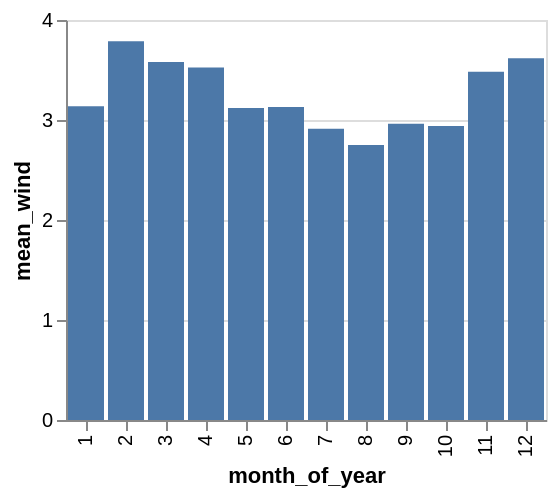

The cell this chart's notebook holds for it:
### Markdown cell above
### Figure 7.12 - Monthly Mean Wind Speed (over periods 2012-2015): Bar Chart

### Code cell
monthly_wind_fig = (
    alt.Chart(monthly_mean_wind_df)
    .mark_bar()
    .encode(
        x="month_of_year:O", 
        y="mean_wind"
    )
)
monthly_wind_fig.properties(height=200)

### Figure 1 — Vega-Lite specification as saved in the notebook (floating-point values rounded to 4 significant figures)
{"config": {"view": {"continuousWidth": 300, "continuousHeight": 300}}, "data": {"name": "data-dcc3d785bc36ef2e826ec327721e21b7"}, "mark": {"type": "bar"}, "encoding": {"x": {"field": "month_of_year", "type": "ordinal"}, "y": {"field": "mean_wind", "type": "quantitative"}}, "height": 200, "$schema": "https://vega.github.io/schema/vega-lite/v5.17.0.json", "datasets": {"data-dcc3d785bc36ef2e826ec327721e21b7": [{"month_of_year": 1, "mean_wind": 3.139}, {"month_of_year": 2, "mean_wind": 3.787}, {"month_of_year": 3, "mean_wind": 3.58}, {"month_of_year": 4, "mean_wind": 3.524}, {"month_of_year": 5, "mean_wind": 3.12}, {"month_of_year": 6, "mean_wind": 3.131}, {"month_of_year": 7, "mean_wind": 2.911}, {"month_of_year": 8, "mean_wind": 2.751}, {"month_of_year": 9, "mean_wind": 2.963}, {"month_of_year": 10, "mean_wind": 2.94}, {"month_of_year": 11, "mean_wind": 3.482}, {"month_of_year": 12, "mean_wind": 3.619}]}}
